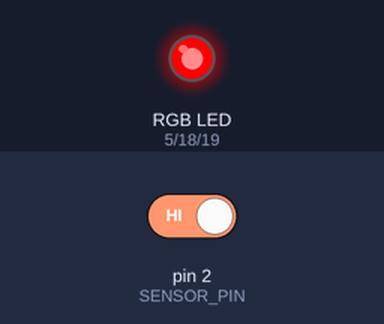
This sketch was run on a simulated Arduino Uno, built with avr-gcc and run on an emulated ATmega328P. On the bench: an RGB LED mixed from three pins (HIGH = lit). The test bench sets the inputs (shaded band); at power-on: pin 2 (SENSOR_PIN) HIGH.

Above: at 1.2 s.
1.3 s: pin 2 (SENSOR_PIN) driven LOW
At 2.5 s:
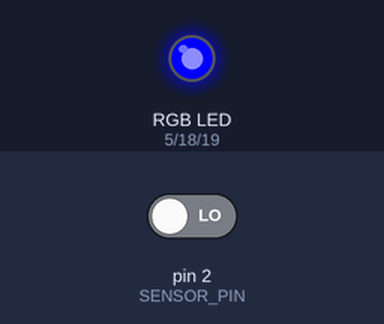
2.8 s: pin 2 (SENSOR_PIN) driven HIGH
At 3.8 s:
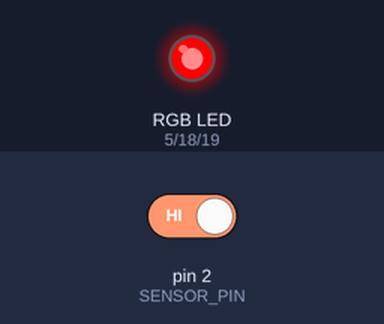
Timing chart, 0 to 5.8 s (numbered marks = the images above; inputs shaded):
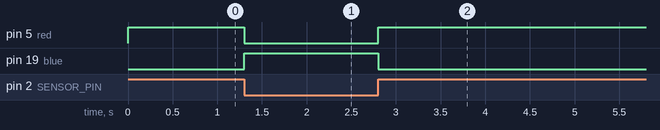

Measured:
- after the input at 1.3 s, pin 5 (red): HIGH → LOW at once; pin 19 (blue): LOW → HIGH at once
- after the input at 2.8 s, pin 5 (red): LOW → HIGH at once; pin 19 (blue): HIGH → LOW at once

The sketch:

switch_inclinacion_y_Modulo_RGB.ino
```cpp
#define SENSOR_PIN 2 //Sensor de inclinación SW-520D
const int blue = 19;
const int red = 5;
const int green = 18;
void setup()
{
  pinMode(SENSOR_PIN, INPUT_PULLUP);
  pinMode(blue, OUTPUT);
  pinMode(red, OUTPUT);
  pinMode(green, OUTPUT);
}

void loop(){
  if(digitalRead(SENSOR_PIN) == LOW) //apagada
  {
    digitalWrite(red, LOW);
    digitalWrite(blue,HIGH);
  }else{
    digitalWrite(blue,LOW);
   digitalWrite(red, HIGH);
  }

}
```
